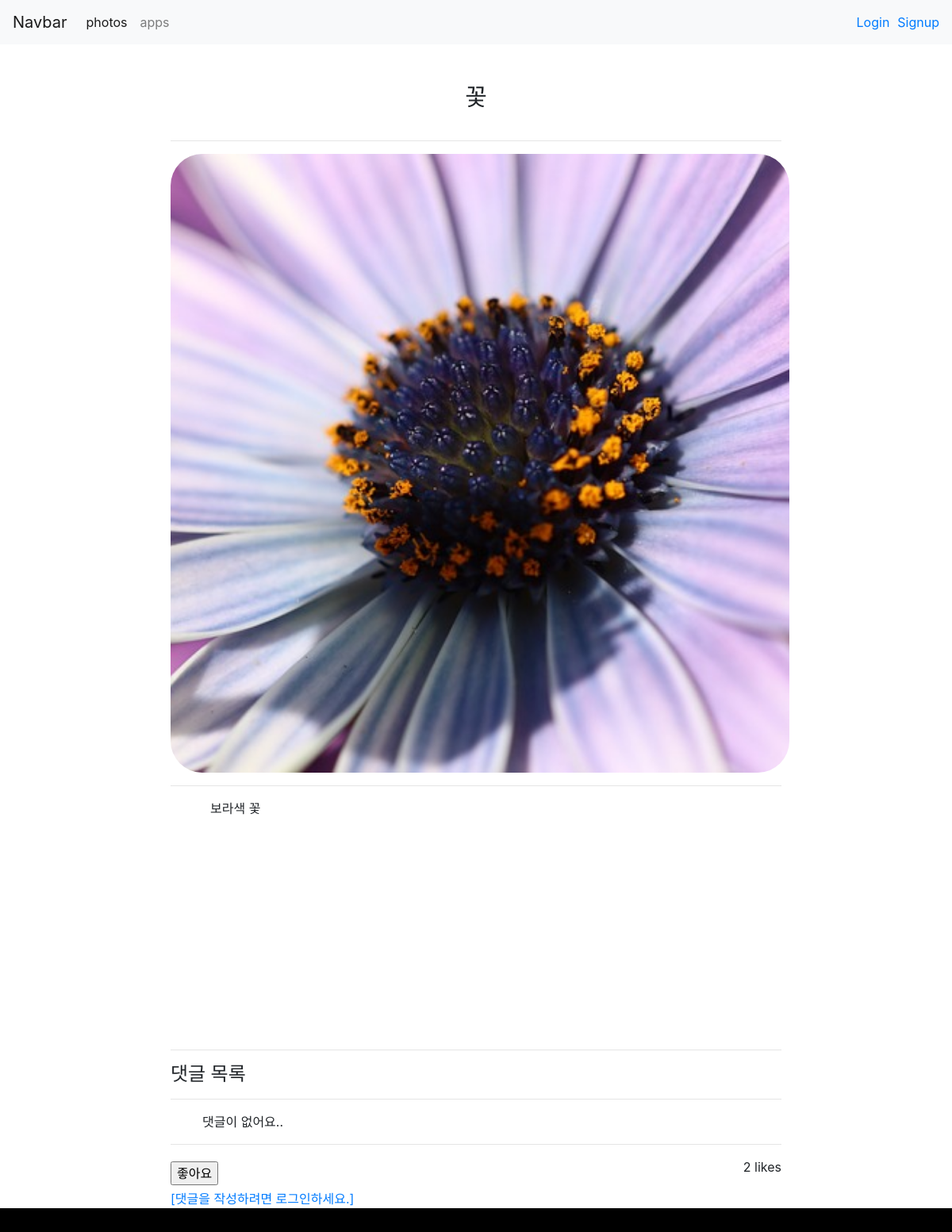
The app's page /photos/detail/1 with its own data.
### photos/models.py (models this page shows, shortened)
class photo(models.Model):
    title = models.TextField(max_length=40, null=True)
    imgfile = models.ImageField(null=True, upload_to="", blank=True)
    content = models.TextField()
    like_users = models.ManyToManyField(settings.AUTH_USER_MODEL, related_name='like_photos')
    created_at = models.DateTimeField(auto_now_add=True)
    updated_at = models.DateTimeField(auto_now=True)
    views = models.IntegerField(default=0)

### photos/views.py (the view)
# urls.py: path('detail/<int:pk>', views.detail ,name='detail'),
def detail(request,pk):
    _photo =photo.objects.get(id=pk)
    comments = comment.objects.filter(photo=_photo)
    comment_form = CommentForm()
    likes =_photo.like_users.all()
    context={
        'photo':_photo,
        'comment_form':comment_form,
        'comments' : comments,
        'likes':likes,
    }
    return render(request,'photos/detail.html',context)

### photos/forms.py
class CommentForm(ModelForm):
    class Meta:
        model = comment
        exclude = ('photo', 'user',)
        widgets = {
            'content': TextInput(attrs={
                'class': "form-control",
                'style': 'width: 780px; height:200px; margin-bottom:10px;',
                'placeholder': 'content'
                }),
        }

### accounts/models.py (called while the page is built)
    def __del__(self):
        user_dir_path = "./media/userfiles/"+self.username+"/"
        print(user_dir_path)
        if os.path.exists(user_dir_path):
            print('exist')
            os.remove(user_dir_path)
            os.rmdir(user_dir_path)
        else :
            print('없음')

### templates/photos/detail.html (shortened to what this page needs)
{% extends 'base.html' %}
{% block content %}
    <div class="container" style="margin-top: 100px; width: 800px;">
        <div style="display: flex; justify-content: center; align-items: center;">
            <p style ='font-size: 30px;'>{{photo.title}}</p>
        </div>
        <hr>
        <div style="display: flex; justify-content: center; align-items: center; width: 780px; height: 780px;">
            <img src="{{photo.imgfile.url}}" style="object-fit: cover; width: 780px; height: 780px; border-radius: 40px;" alt="">
        </div>
        <hr>
        <div style=" width: 700px; height: 300px; margin-left: 50px;">
            <p style>{{photo.content}}</p>
        </div>
        <hr>
        <h4>댓글 목록</h4>
        <hr>
        <ul>
        {% for comment in comments %}
            <div style="display: flex;" >
                <div style="display: flex; margin-top: 8px;" >
                    <p>{{ comment.user }}</p>
                    <p style="margin-left: 5px; margin-right: 5px;">{{ comment.content }}</p></div>
                {% if user == comment.user %}
                <form action="{% url 'photos:comments_delete' photo.pk comment.pk %}" method="POST" class="d-inline">
                    {% csrf_token %}
                    <input class="btn btn-outline-danger" style="width: 80px;"  type="submit" value="DELETE">
                </form>
                {% endif %}
            </div>
        {% empty %}
            <p>댓글이 없어요..</p>
        {% endfor %}
        </ul>
        <hr>
    <div>
      <form action="{% url 'photos:likes' photo.pk %}" method='POST'>
        {% if user in photo.like_users.all %}
            <div style="display: flex; align-items: center; justify-content: space-between;">
                <input type="submit" value='좋아요 취소'>
                <p>{{photo.like_users.count}} likes </p>
            </div>
        {% else %}
            <div style="display: flex; align-items: center; justify-content: space-between;">
                <input type="submit" value='좋아요'>
                <p>{{photo.like_users.count}} likes </p>
            </div>
        {% endif %}
      </form>
    </div>
        {% if request.user.is_authenticated %}
        <form action="{% url 'photos:comments_create' photo.id %}" method="POST">
            {% csrf_token %}
            {{ comment_form }}
            <input class="btn btn-outline-primary" style="margin-left: 720px;" type="submit" value="확인">
        </form>
        {% else %}
        <a href="{% url 'accounts:login' %}">[댓글을 작성하려면 로그인하세요.]</a>
        {% endif %}
    </div>
{% endblock %}

### static/css/style.css (style rules this page uses)
body { flex-direction: column; justify-content: center; text-align: center; }

### records on screen
photo: title "꽃", imgfile (picture), content "보라색 꽃", like_users.count "2"
